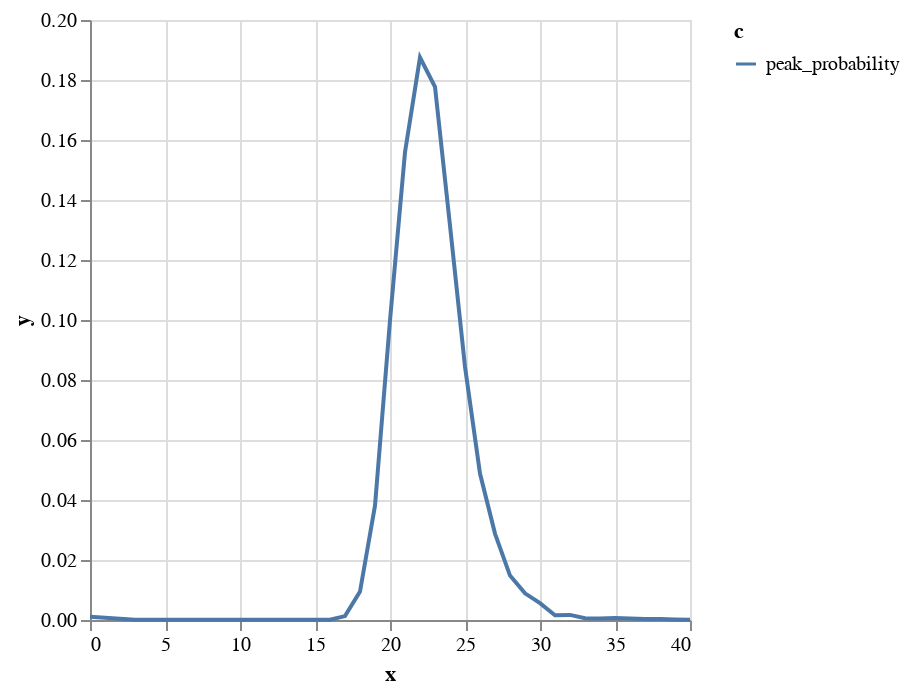

Here is the notebook cell this chart was saved with:
### Code cell
plot(loadCSV("../cpp/sir-runner2.csv"), "time")

### Figure 1 — Vega-Lite specification as saved in the notebook (floating-point values rounded to 4 significant figures)
{"$schema": "https://vega.github.io/schema/vega-lite/v4.json", "data": {"values": [{"c": "peak_probability", "x": "0", "y": "0.0011"}, {"c": "peak_probability", "x": "3", "y": "0.0001"}, {"c": "peak_probability", "x": "16", "y": "0.0001"}, {"c": "peak_probability", "x": "17", "y": "0.0013"}, {"c": "peak_probability", "x": "18", "y": "0.0095"}, {"c": "peak_probability", "x": "19", "y": "0.0381"}, {"c": "peak_probability", "x": "20", "y": "0.0999"}, {"c": "peak_probability", "x": "21", "y": "0.1559"}, {"c": "peak_probability", "x": "22", "y": "0.1875"}, {"c": "peak_probability", "x": "23", "y": "0.1777"}, {"c": "peak_probability", "x": "24", "y": "0.1315"}, {"c": "peak_probability", "x": "25", "y": "0.0844"}, {"c": "peak_probability", "x": "26", "y": "0.0488"}, {"c": "peak_probability", "x": "27", "y": "0.0288"}, {"c": "peak_probability", "x": "28", "y": "0.0148"}, {"c": "peak_probability", "x": "29", "y": "0.0089"}, {"c": "peak_probability", "x": "30", "y": "0.0056"}, {"c": "peak_probability", "x": "31", "y": "0.0016"}, {"c": "peak_probability", "x": "32", "y": "0.0017"}, {"c": "peak_probability", "x": "33", "y": "0.0006"}, {"c": "peak_probability", "x": "34", "y": "0.0005"}, {"c": "peak_probability", "x": "35", "y": "0.0007"}, {"c": "peak_probability", "x": "37", "y": "0.0003"}, {"c": "peak_probability", "x": "38", "y": "0.0003"}, {"c": "peak_probability", "x": "39", "y": "0.0002"}, {"c": "peak_probability", "x": "40", "y": "0.0001"}]}, "description": "Plot [TODO: real description]", "encoding": {"color": {"field": "c", "type": "nominal"}, "x": {"field": "x", "type": "quantitative"}, "y": {"field": "y", "type": "quantitative"}}, "mark": "line"}
